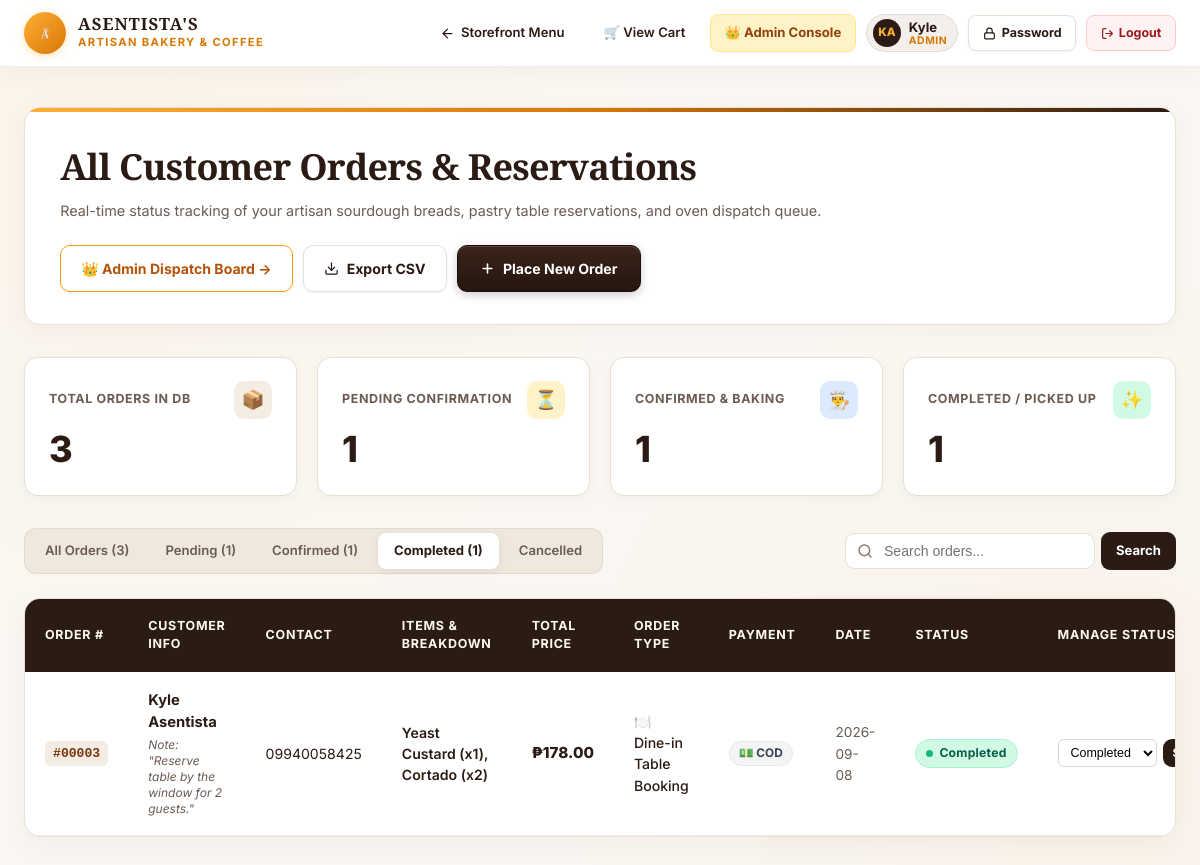
Page /User/dashboard.php?status=Completed (signed in) on the committed database.
### tables this page shows
CREATE TABLE `users` (
  `id` INT AUTO_INCREMENT PRIMARY KEY,
  `name` VARCHAR(100) NOT NULL,
  `email` VARCHAR(150) NOT NULL UNIQUE,
  `phone` VARCHAR(30) DEFAULT NULL,
  `password` VARCHAR(255) NOT NULL,
  `role` ENUM('admin', 'customer') DEFAULT 'customer',
  `created_at` TIMESTAMP DEFAULT CURRENT_TIMESTAMP,
  `updated_at` TIMESTAMP DEFAULT CURRENT_TIMESTAMP ON UPDATE CURRENT_TIMESTAMP
);

CREATE TABLE `orders` (
  `id` INT AUTO_INCREMENT PRIMARY KEY,
  `user_id` INT DEFAULT NULL,
  `customer_name` VARCHAR(100) NOT NULL,
  `customer_phone` VARCHAR(30) NOT NULL,
  `item_name` VARCHAR(255) NOT NULL,
  `item_price` DECIMAL(10,2) NOT NULL DEFAULT 0.00,
  `quantity` INT NOT NULL DEFAULT 1,
  `order_type` VARCHAR(50) NOT NULL DEFAULT 'In-Store Pickup',
  `reservation_date` DATE NOT NULL,
  `special_notes` TEXT DEFAULT NULL,
  `status` ENUM('Pending', 'Confirmed', 'Completed', 'Cancelled') NOT NULL DEFAULT 'Pending',
  `created_at` TIMESTAMP DEFAULT CURRENT_TIMESTAMP,
  `updated_at` TIMESTAMP DEFAULT CURRENT_TIMESTAMP ON UPDATE CURRENT_TIMESTAMP,
  CONSTRAINT `fk_orders_user` FOREIGN KEY (`user_id`) REFERENCES `users` (`id`) ON DELETE SET NULL ON UPDATE CASCADE
);

### User/dashboard.php (the view, shortened to what the rows shown need)
<?php
require_once __DIR__ . '/../database/function.php';
$user = getCurrentUser();
$filterStatus = isset($_GET['status']) && !empty($_GET['status']) ? sanitize_input($_GET['status']) : null;
$searchKeyword = isset($_GET['q']) ? sanitize_input($_GET['q']) : '';
if ($user['role'] === 'customer') {
    $orders = searchOrders($pdo, $searchKeyword, $filterStatus, $user['id']);
    $pageTitle = "My Bakery Orders";
} else {
    $orders = searchOrders($pdo, $searchKeyword, $filterStatus, null);
    $pageTitle = "All Customer Orders & Reservations";
}
if ($user['role'] === 'customer') {
    $statOrders = getUserOrders($pdo, $user['id']);
    $statTotalLabel = 'My Total Orders';
    $statPendingLabel = 'Pending Confirmation';
    $statConfirmedLabel = 'Confirmed & Baking';
    $statCompletedLabel = 'Completed / Picked Up';
} else {
    $statOrders = getAllOrders($pdo);
    $statTotalLabel = 'Total Orders in DB';
    $statPendingLabel = 'Pending Confirmation';
    $statConfirmedLabel = 'Confirmed & Baking';
    $statCompletedLabel = 'Completed / Picked Up';
}
$nameParts = explode(' ', trim($user['name']));
$initials = strtoupper(substr($nameParts[0], 0, 1) . (isset($nameParts[1]) ? substr($nameParts[1], 0, 1) : ''));
?>
<!DOCTYPE html>
<html lang="en">
<head>
    <link rel="stylesheet" href="../style.css">
</head>
<body>
    <nav class="dash-nav">
        <div class="dash-nav-container">
            <div class="dash-nav-actions">
                <?php if (isAdmin($pdo)): ?>
                    <a href="../Admin/admin.php" class="nav-link-btn" style="background: #FEF3C7; color: #92400E; border-color: #FDE68A; font-weight: 700;">
                        <span>👑 Admin Console</span>
                    </a>
                <?php endif; ?>
                <?php if ($user): ?>
                    <div class="user-profile-badge">
                        <div class="user-avatar-circle"><?php echo $initials; ?></div>
                        <div class="user-info-text">
                            <span class="user-info-name"><?php echo htmlspecialchars(explode(' ', $user['name'])[0]); ?></span>
                            <span class="user-info-role"><?php echo htmlspecialchars($user['role']); ?></span>
                        </div>
                    </div>
                    <button type="button" onclick="openUserChangePwdModal()" class="btn-pwd-change" title="Change Account Password">
                        <svg width="13" height="13" viewBox="0 0 24 24" fill="none" stroke="currentColor" stroke-width="2.2" stroke-linecap="round" stroke-linejoin="round">
                            <rect x="3" y="11" width="18" height="11" rx="2" ry="2"></rect>
                            <path d="M7 11V7a5 5 0 0 1 10 0v4"></path>
                        </svg>
                        <span>Password</span>
                    </button>
                    <a href="../Login/logout.php" class="btn-logout" title="Sign Out">
                        <svg width="13" height="13" viewBox="0 0 24 24" fill="none" stroke="currentColor" stroke-width="2.2" stroke-linecap="round" stroke-linejoin="round">
                            <path d="M9 21H5a2 2 0 0 1-2-2V5a2 2 0 0 1 2-2h4"></path>
                            <polyline points="16 17 21 12 16 7"></polyline>
                            <line x1="21" y1="12" x2="9" y2="12"></line>
                        </svg>
                        <span>Logout</span>
                    </a>
                <?php else: ?>
                    <a href="../Login/auth.php" class="btn-dash-primary" style="padding: 0.5rem 1rem; font-size: 0.8rem;">
                        <span>Sign In / Register</span>
                    </a>
                <?php endif; ?>
            </div>
        </div>
    </nav>
    <div class="dashboard-content">
        <div class="dash-hero-card">
            <div>
                <h1 class="dash-title"><?php echo $pageTitle; ?></h1>
                <p class="dash-subtitle">
                    Real-time status tracking of your artisan sourdough breads, pastry table reservations, and oven dispatch queue.
                </p>
            </div>
        </div>
        <div class="dash-stats-grid">
            <div class="kpi-card kpi-total">
                <div class="kpi-top-row">
                    <span class="kpi-label"><?php echo htmlspecialchars($statTotalLabel); ?></span>
                    <div class="kpi-badge-icon">📦</div>
                </div>
            </div>
            <div class="kpi-card kpi-pending">
                <div class="kpi-top-row">
                    <span class="kpi-label"><?php echo htmlspecialchars($statPendingLabel); ?></span>
                    <div class="kpi-badge-icon">⏳</div>
                </div>
            </div>
            <div class="kpi-card kpi-confirmed">
                <div class="kpi-top-row">
                    <span class="kpi-label"><?php echo htmlspecialchars($statConfirmedLabel); ?></span>
                    <div class="kpi-badge-icon">👨‍🍳</div>
                </div>
            </div>
            <div class="kpi-card kpi-completed">
                <div class="kpi-top-row">
                    <span class="kpi-label"><?php echo htmlspecialchars($statCompletedLabel); ?></span>
                    <div class="kpi-badge-icon">✨</div>
                </div>
            </div>
        </div>
        <div class="dash-table-card">
            <?php if (empty($orders)): ?>
                <div style="padding: 4.5rem 2rem; text-align: center;">
                    <span style="font-size: 3rem; display: block; margin-bottom: 1rem;">🥖</span>
                    <h3 style="font-family: var(--font-serif); font-size: 1.4rem; color: var(--dash-brown); margin: 0 0 0.5rem 0;">No Orders Found</h3>
                    <p style="color: var(--dash-text-muted); font-size: 0.9rem; margin-bottom: 1.5rem;">
                        No past orders or reservations match your current filter criteria.
                    </p>
                    <a href="../index.php#bread-menu" class="btn-dash-primary">
                        Browse Fresh Bakery Menu &rarr;
                    </a>
                </div>
            <?php else: ?>
                <table class="modern-table">
                    <thead>
                        <tr>
                            <th>Order #</th>
                            <th>Customer Info</th>
                            <th>Contact</th>
                            <th>Items & Breakdown</th>
                            <th>Total Price</th>
                            <th>Order Type</th>
                            <th>Payment</th>
                            <th>Date</th>
                            <th>Status</th>
                            <th>Manage Status</th>
                        </tr>
                    </thead>
                    <tbody>
                        <?php foreach ($orders as $row): ?>
                            <tr>
                                <td>
                                    <span class="order-id-tag">#<?php echo str_pad($row['id'], 5, '0', STR_PAD_LEFT); ?></span>
                                </td>
                                <td>
                                    <div class="customer-title-block">
                                        <strong><?php echo htmlspecialchars($row['customer_name']); ?></strong>
                                        <?php if (!empty($row['special_notes'])): ?>
                                            <div class="customer-notes-bubble">
                                                Note: "<?php echo htmlspecialchars($row['special_notes']); ?>"
                                            </div>
                                        <?php endif; ?>
                                    </div>
                                </td>
                                <td><?php echo htmlspecialchars($row['customer_phone']); ?></td>
                                <td>
                                    <span style="font-weight: 600;"><?php echo htmlspecialchars($row['item_name']); ?></span>
                                </td>
                                <td>
                                    <span class="price-text">₱<?php echo number_format($row['item_price'], 2); ?></span>
                                </td>
                                <td>
                                    <span style="font-weight: 500;">
                                        <?php
                                        $type = $row['order_type'];
                                        $icon = strpos($type, 'Pickup') !== false ? '🛍️ ' : (strpos($type, 'Dine') !== false ? '🍽️ ' : '🚚 ');
                                        echo $icon . htmlspecialchars($type);
                                        ?>
                                    </span>
                                </td>
                                <td>
                                    <?php
                                        $pmBadgeBg = '#F3F4F6';
                                        $pmBadgeColor = '#374151';
                                        $pmBadgeBorder = '#E5E7EB';
                                        $pmText = '💵 COD';
                                    ?>
                                    <span style="display: inline-flex; align-items: center; gap: 4px; padding: 3px 9px; border-radius: 999px; font-size: 0.74rem; font-weight: 700; background: <?php echo $pmBadgeBg; ?>; color: <?php echo $pmBadgeColor; ?>; border: 1px solid <?php echo $pmBadgeBorder; ?>; white-space: nowrap;">
                                        <?php echo $pmText; ?>
                                    </span>
                                </td>
                                <td>
                                    <span style="color: var(--dash-text-muted); font-size: 0.85rem;">
                                        <?php echo htmlspecialchars($row['reservation_date']); ?>
                                    </span>
                                </td>
                                <td>
                                    <span class="pill-status pill-<?php echo htmlspecialchars($row['status']); ?>">
                                        <span class="pill-status-dot"></span>
                                        <span><?php echo htmlspecialchars($row['status']); ?></span>
                                    </span>
                                </td>
                                <td>
                                    <?php if (isAdmin()): ?>
                                        <form method="POST" action="dashboard.php" style="display: flex; align-items: center; gap: 6px; margin: 0;">
                                            <select name="new_status" style="padding: 5px 8px; font-size: 0.78rem; border: 1px solid #D1D5DB; border-radius: 6px; background: #FFF;">
                                                <option value="Completed" <?php echo $row['status'] === 'Completed' ? 'selected' : ''; ?>>Completed</option>
                                            </select>
                                            <button type="submit" class="btn-search-submit" style="padding: 5px 10px; font-size: 0.75rem; margin: 0;">Save</button>
                                        </form>
                                    <?php else: ?>
                                        <span style="font-size: 0.78rem; color: #9CA3AF; font-style: italic;">
                                            Customer Order
                                        </span>
                                    <?php endif; ?>
                                </td>
                            </tr>
                        <?php endforeach; ?>
                    </tbody>
                </table>
            <?php endif; ?>
        </div>
    </div>
</body>
</html>

### rows in the picture
users: name "KA", name "Kyle", role "ADMIN", role "All Customer Orders & Reservations", role "TOTAL ORDERS IN DB", role "PENDING CONFIRMATION", role "CONFIRMED & BAKING", role "COMPLETED / PICKED UP"
orders: id "00003", customer_name "Kyle Asentista", special_notes "Reserve table by the window for 2 guests.", customer_phone "09940058425", item_name "Yeast Custard (x1), Cortado (x2)", item_price "178.00", order_type "🍽️", order_type "Dine-in Table Booking", pmText "💵 COD", reservation_date "2026-09-08", status "Completed", new_status "Completed"

### other values in the picture
$totalCount "3"
$pendingCount "1"
$confirmedCount "1"
$completedCount "1"
